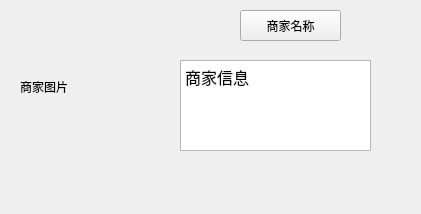
<?xml version="1.0" encoding="UTF-8"?>
<ui version="4.0">
 <class>merchant_WANG</class>
 <widget class="QWidget" name="merchant_WANG">
  <property name="geometry">
   <rect>
    <x>0</x>
    <y>0</y>
    <width>421</width>
    <height>214</height>
   </rect>
  </property>
  <property name="windowTitle">
   <string>Form</string>
  </property>
  <widget class="QPushButton" name="pushButton">
   <property name="geometry">
    <rect>
     <x>240</x>
     <y>10</y>
     <width>101</width>
     <height>31</height>
    </rect>
   </property>
   <property name="text">
    <string>商家名称</string>
   </property>
  </widget>
  <widget class="QTextBrowser" name="textBrowser_2">
   <property name="geometry">
    <rect>
     <x>180</x>
     <y>60</y>
     <width>191</width>
     <height>91</height>
    </rect>
   </property>
   <property name="html">
    <string>&lt;!DOCTYPE HTML PUBLIC &quot;-//W3C//DTD HTML 4.0//EN&quot; &quot;http://www.w3.org/TR/REC-html40/strict.dtd&quot;&gt;
&lt;html&gt;&lt;head&gt;&lt;meta name=&quot;qrichtext&quot; content=&quot;1&quot; /&gt;&lt;meta charset=&quot;utf-8&quot; /&gt;&lt;style type=&quot;text/css&quot;&gt;
p, li { white-space: pre-wrap; }
hr { height: 1px; border-width: 0; }
li.unchecked::marker { content: &quot;\2610&quot;; }
li.checked::marker { content: &quot;\2612&quot;; }
&lt;/style&gt;&lt;/head&gt;&lt;body style=&quot; font-family:'Microsoft YaHei UI'; font-size:9pt; font-weight:400; font-style:normal;&quot;&gt;
&lt;p style=&quot; margin-top:0px; margin-bottom:0px; margin-left:0px; margin-right:0px; -qt-block-indent:0; text-indent:0px;&quot;&gt;&lt;span style=&quot; font-size:12pt;&quot;&gt;商家信息&lt;/span&gt;&lt;/p&gt;&lt;/body&gt;&lt;/html&gt;</string>
   </property>
  </widget>
  <widget class="QLabel" name="label">
   <property name="geometry">
    <rect>
     <x>20</x>
     <y>21</y>
     <width>131</width>
     <height>131</height>
    </rect>
   </property>
   <property name="text">
    <string>商家图片</string>
   </property>
  </widget>
 </widget>
 <resources/>
 <connections/>
</ui>
